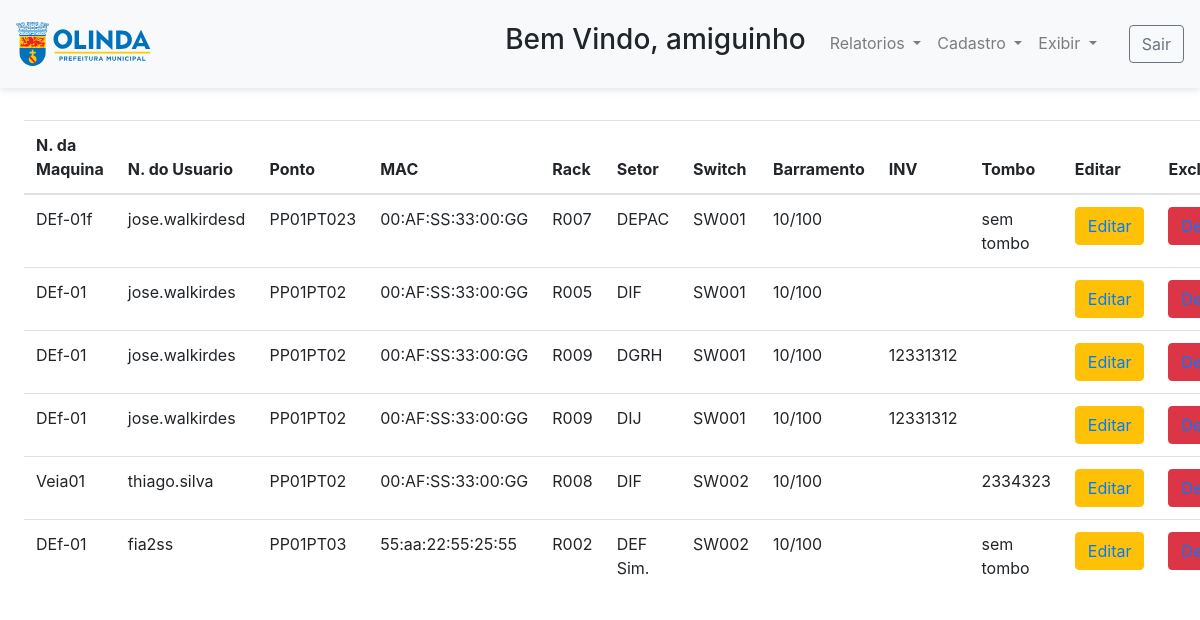
/exibir/exibirMaquinas.php (signed in), run on the app's committed database.
### tables this page shows
CREATE TABLE `maquina` (
  `id` int(11) NOT NULL,
  `id_setor` int(11) NOT NULL,
  `id_rack` int(15) NOT NULL,
  `nome_maquina` varchar(150) NOT NULL,
  `nome_usuario` varchar(150) NOT NULL,
  `ponto` varchar(150) NOT NULL,
  `mac` varchar(150) NOT NULL,
  `id_sw` int(11) NOT NULL,
  `id_barramento` int(11) NOT NULL,
  `inv` varchar(25) DEFAULT NULL,
  `tombo` varchar(25) DEFAULT NULL
);

CREATE TABLE `rack` (
  `id` int(11) NOT NULL,
  `rack` varchar(15) NOT NULL
);

CREATE TABLE `setor` (
  `id` int(11) NOT NULL,
  `setor` varchar(150) NOT NULL
);

CREATE TABLE `switch` (
  `id` int(11) NOT NULL,
  `sw` varchar(20) NOT NULL
);

CREATE TABLE `barramento` (
  `id` int(11) NOT NULL,
  `barramento` varchar(11) NOT NULL
);

### exibir/exibirMaquinas.php (the view, shortened to what this page needs)
<?php
include_once '../util/cabeca.php';
$coon = conectar();
$query01 = "select m.id , m.nome_maquina , m.nome_usuario , r.rack ,s.setor, m.ponto , m.mac , m.inv ,m.tombo , w.sw , b.barramento from maquina m join rack r on m.id_rack = r.id join setor s on m.id_setor = s.id join switch w on m.id_sw = w.id join barramento b on m.id_barramento = b.id ";
$queryRack = mysqli_query($coon, $query01);
?>
<div   style="margin-top: 10%;margin-left: 2%">
    <table class="table table-hover table-responsive" >
        <thead>
            <tr><th>N. da Maquina</th><th>N. do Usuario</th><th>Ponto</th><th>MAC</th><th>Rack</th><th>Setor</th><th>Switch</th><th>Barramento</th><th>INV</th><th>Tombo</th><th>Editar</th><th>Excluir</th></tr>
        </thead>
        <tbody>
            <?php
            while ($queryRacks = mysqli_fetch_assoc($queryRack)) {
                echo "<tr>";
                echo "<td >" . $queryRacks['nome_maquina'] . "</td>";
                echo "<td >" . $queryRacks['nome_usuario'] . "</td>";
                echo "<td >" . $queryRacks['ponto'] . "</td>";
                echo "<td >" . $queryRacks['mac'] . "</td>";
                echo "<td >" . $queryRacks['rack'] . "</td>";
                echo "<td >" . utf8_encode($queryRacks['setor']) . "</td>";
                echo "<td >" . utf8_encode($queryRacks['sw']) . "</td>";
                echo "<td >" . utf8_encode($queryRacks['barramento']) . "</td>";
                echo "<td >" . utf8_encode($queryRacks['inv']) . "</td>";
                echo "<td >" . utf8_encode($queryRacks['tombo']) . "</td>";
                echo "<td >" . "<button class='btn btn-warning'><a href='../editar/editarMaquina.php?id=" . $queryRacks['id'] . "'>Editar</a></button>" . "</td>";
                echo "<td >" . "<button class='btn btn-danger'><a href='../deletes/deletarMaquina.php?id=" . $queryRacks['id'] . "'>Deletar</a></button>" . "</td>";
                echo "</tr>";
            }
            ?>
        </tbody>
    </table>
</div>
<?php
include_once '../util/rodape.php';
?>

### data on the page
maquina: nome_maquina "DEf-01f", nome_usuario "jose.walkirdesd", ponto "PP01PT023", mac "00:AF:SS:33:00:GG", id_rack.rack "R007", id_setor.setor "DEPAC", id_sw.sw "SW001", id_barramento.barramento "10/100", tombo "sem tombo"
maquina: nome_maquina "DEf-01", nome_usuario "jose.walkirdes", ponto "PP01PT02", mac "00:AF:SS:33:00:GG", id_rack.rack "R005", id_setor.setor "DIF", id_sw.sw "SW001", id_barramento.barramento "10/100"
maquina: nome_maquina "DEf-01", nome_usuario "jose.walkirdes", ponto "PP01PT02", mac "00:AF:SS:33:00:GG", id_rack.rack "R009", id_setor.setor "DGRH", id_sw.sw "SW001", id_barramento.barramento "10/100", inv "12331312"
maquina: nome_maquina "DEf-01", nome_usuario "jose.walkirdes", ponto "PP01PT02", mac "00:AF:SS:33:00:GG", id_rack.rack "R009", id_setor.setor "DIJ", id_sw.sw "SW001", id_barramento.barramento "10/100", inv "12331312"
maquina: nome_maquina "Veia01", nome_usuario "thiago.silva", ponto "PP01PT02", mac "00:AF:SS:33:00:GG", id_rack.rack "R008", id_setor.setor "DIF", id_sw.sw "SW002", id_barramento.barramento "10/100", tombo "2334323"
maquina: nome_maquina "DEf-01", nome_usuario "fia2ss", ponto "PP01PT03", mac "55:aa:22:55:25:55", id_rack.rack "R002", id_setor.setor "DEF Sim.", id_sw.sw "SW002", id_barramento.barramento "10/100", tombo "sem tombo"

### other printed values
$_SESSION['login'] "amiguinho"
